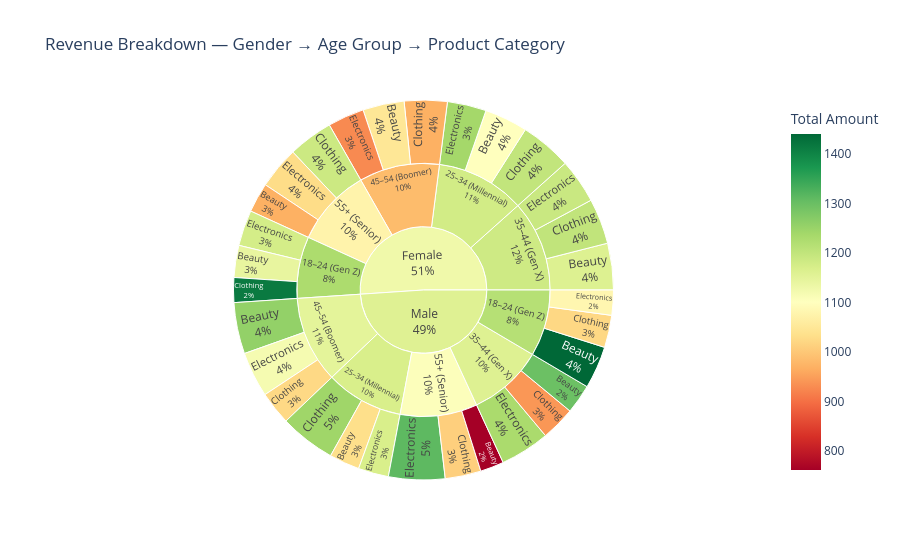

Write notebook code for a chart like this one.
### Code cell
# --- [Section 6.2: Sunburst Chart — Hierarchical Segmentation] ---
# Sunburst lets us see nested segments at once: 
# Outer ring = Product Category, Middle = Age Group, Inner = Gender.
# Each wedge size = total revenue. Great for identifying high-value micro-segments.

fig = px.sunburst(
    df_feat,
    path=['Gender', 'Age_Group', 'Product Category'],
    values='Total Amount',
    color='Total Amount',
    color_continuous_scale='RdYlGn',
    title='Revenue Breakdown — Gender → Age Group → Product Category',
    template='plotly_white'
)
fig.update_traces(textinfo='label+percent entry')
fig.show()

### Figure 1 — Plotly figure (JSON) as saved in the notebook; plotly's stock layout.template omitted (floating-point values rounded to 4 significant figures)
{"data": [{"branchvalues": "total", "customdata": [[1143.0], [1441.0], [1100.0], [1034.0], [1162.0], [1299.0], [1048.0], [1257.0], [969.4], [761.9], [1414.0], [1022.0], [1200.0], [1244.0], [1202.0], [941.1], [969.4], [1024.0], [1187.0], [1010.0], [1176.0], [1081.0], [1238.0], [1170.0], [1190.0], [1231.0], [928.2], [1120.0], [1029.0], [1312.0], [1228.0], [1215.0], [1179.0], [1170.0], [1184.0], [1160.0], [983.9], [1150.0], [1075.0], [1107.0], [1128.0], [1158.0]], "domain": {"x": [0, 1], "y": [0, 1]}, "hovertemplate": "labels=%{label}<br>Total Amount_sum=%{value}<br>parent=%{parent}<br>id=%{id}<br>Total Amount=%{color}<extra></extra>", "ids": ["Female/18–24 (Gen Z)/Beauty", "Male/18–24 (Gen Z)/Beauty", "Female/25–34 (Millennial)/Beauty", "Male/25–34 (Millennial)/Beauty", "Female/35–44 (Gen X)/Beauty", "Male/35–44 (Gen X)/Beauty", "Female/45–54 (Boomer)/Beauty", "Male/45–54 (Boomer)/Beauty", "Female/55+ (Senior)/Beauty", "Male/55+ (Senior)/Beauty", "Female/18–24 (Gen Z)/Clothing", "Male/18–24 (Gen Z)/Clothing", "Female/25–34 (Millennial)/Clothing", "Male/25–34 (Millennial)/Clothing", "Female/35–44 (Gen X)/Clothing", "Male/35–44 (Gen X)/Clothing", "Female/45–54 (Boomer)/Clothing", "Male/45–54 (Boomer)/Clothing", "Female/55+ (Senior)/Clothing", "Male/55+ (Senior)/Clothing", "Female/18–24 (Gen Z)/Electronics", "Male/18–24 (Gen Z)/Electronics", "Female/25–34 (Millennial)/Electronics", "Male/25–34 (Millennial)/Electronics", "Female/35–44 (Gen X)/Electronics", "Male/35–44 (Gen X)/Electronics", "Female/45–54 (Boomer)/Electronics", "Male/45–54 (Boomer)/Electronics", "Female/55+ (Senior)/Electronics", "Male/55+ (Senior)/Electronics", "Female/18–24 (Gen Z)", "Male/18–24 (Gen Z)", "Female/25–34 (Millennial)", "Male/25–34 (Millennial)", "Female/35–44 (Gen X)", "Male/35–44 (Gen X)", "Female/45–54 (Boomer)", "Male/45–54 (Boomer)", "Female/55+ (Senior)", "Male/55+ (Senior)", "Female", "Male"], "labels": ["Beauty", "Beauty", "Beauty", "Beauty", "Beauty", "Beauty", "Beauty", "Beauty", "Beauty", "Beauty", "Clothing", "Clothing", "Clothing", "Clothing", "Clothing", "Clothing", "Clothing", "Clothing", "Clothing", "Clothing", "Electronics", "Electronics", "Electronics", "Electronics", "Electronics", "Electronics", "Electronics", "Electronics", "Electronics", "Electronics", "18–24 (Gen Z)", "18–24 (Gen Z)", "25–34 (Millennial)", "25–34 (Millennial)", "35–44 (Gen X)", "35–44 (Gen X)", "45–54 (Boomer)", "45–54 (Boomer)", "55+ (Senior)", "55+ (Senior)", "Female", "Male"], "marker": {"coloraxis": "coloraxis", "colors": [1143.0, 1441.0, 1100.0, 1034.0, 1162.0, 1299.0, 1048.0, 1257.0, 969.4, 761.9, 1414.0, 1022.0, 1200.0, 1244.0, 1202.0, 941.1, 969.4, 1024.0, 1187.0, 1010.0, 1176.0, 1081.0, 1238.0, 1170.0, 1190.0, 1231.0, 928.2, 1120.0, 1029.0, 1312.0, 1228.0, 1215.0, 1179.0, 1170.0, 1184.0, 1160.0, 983.9, 1150.0, 1075.0, 1107.0, 1128.0, 1158.0]}, "name": "", "parents": ["Female/18–24 (Gen Z)", "Male/18–24 (Gen Z)", "Female/25–34 (Millennial)", "Male/25–34 (Millennial)", "Female/35–44 (Gen X)", "Male/35–44 (Gen X)", "Female/45–54 (Boomer)", "Male/45–54 (Boomer)", "Female/55+ (Senior)", "Male/55+ (Senior)", "Female/18–24 (Gen Z)", "Male/18–24 (Gen Z)", "Female/25–34 (Millennial)", "Male/25–34 (Millennial)", "Female/35–44 (Gen X)", "Male/35–44 (Gen X)", "Female/45–54 (Boomer)", "Male/45–54 (Boomer)", "Female/55+ (Senior)", "Male/55+ (Senior)", "Female/18–24 (Gen Z)", "Male/18–24 (Gen Z)", "Female/25–34 (Millennial)", "Male/25–34 (Millennial)", "Female/35–44 (Gen X)", "Male/35–44 (Gen X)", "Female/45–54 (Boomer)", "Male/45–54 (Boomer)", "Female/55+ (Senior)", "Male/55+ (Senior)", "Female", "Male", "Female", "Male", "Female", "Male", "Female", "Male", "Female", "Male", "", ""], "textinfo": "label+percent entry", "type": "sunburst", "values": [12435, 16470, 16750, 11790, 18080, 11370, 16050, 19900, 11515, 9155, 9625, 12535, 19975, 21665, 17635, 13290, 16635, 12910, 17405, 13905, 13860, 9725, 15125, 11785, 17250, 19210, 14140, 17600, 16360, 21850, 35920, 38730, 51850, 45240, 52965, 43870, 46825, 50410, 45280, 44910, 232840, 223160]}], "layout": {"coloraxis": {"colorbar": {"title": {"text": "Total Amount"}}, "colorscale": [[0, "rgb(165,0,38)"], [0.1, "rgb(215,48,39)"], [0.2, "rgb(244,109,67)"], [0.3, "rgb(253,174,97)"], [0.4, "rgb(254,224,139)"], [0.5, "rgb(255,255,191)"], [0.6, "rgb(217,239,139)"], [0.7, "rgb(166,217,106)"], [0.8, "rgb(102,189,99)"], [0.9, "rgb(26,152,80)"], [1, "rgb(0,104,55)"]]}, "legend": {"tracegroupgap": 0}, "title": {"text": "Revenue Breakdown — Gender → Age Group → Product Category"}}}
